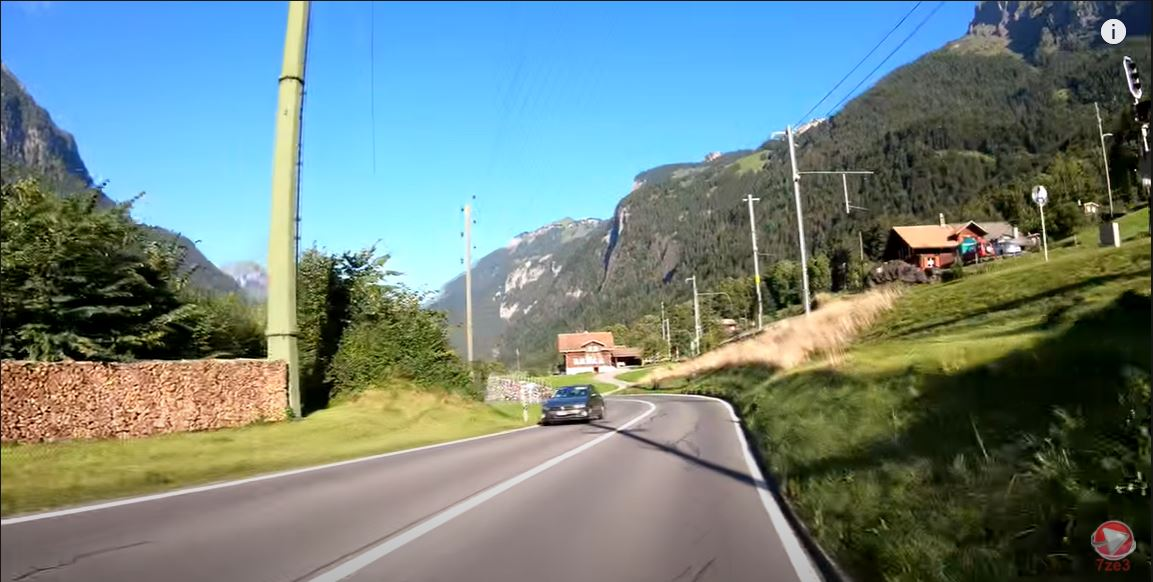
#> input picture Prueba2.JPG, 1153 x 582 px
$ python ProcesaFoto.py
#> lines starting #> are read from the running program, lines starting #| are printed output that depends on the picture; after the words box and inside, x2 and y2 are one past the last pixel; in counts of white or black regions, pixels touching at a corner belong together
import cv2
import numpy as np

def procesaFoto(foto):


#> called with foto = 'Prueba2.JPG'
    frame = cv2.imread(foto,0)
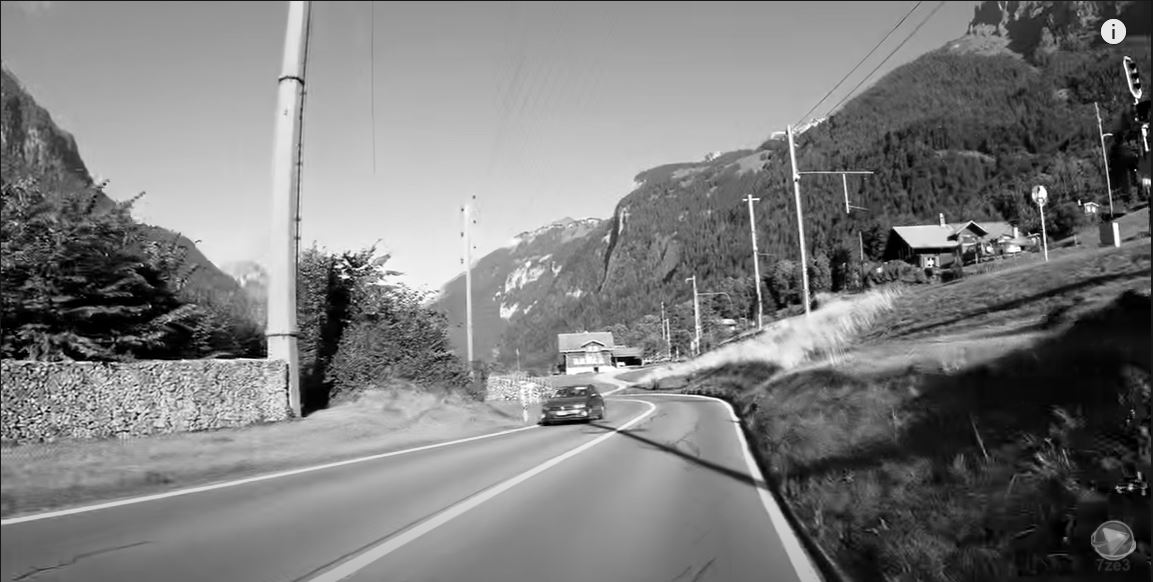
#> frame: shape (582, 1153); min 0, max 255, mean 124.7
    size = frame.shape
#> size = (582, 1153)
    print(size)
#| (582, 1153)

    pFrame = frame[340:582, ::]
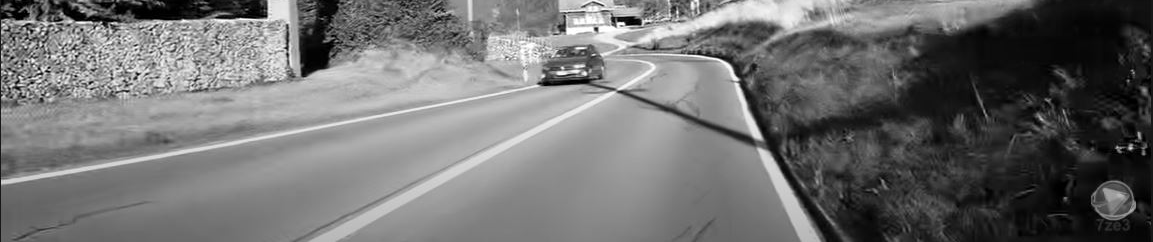
#> pFrame: shape (242, 1153); min 0, max 255, mean 112.5
    frame = frame[340:582, ::]


   #_, pFrame = cv2.threshold(pFrame, calculaLimite(), 255, cv2.THRESH_BINARY)
    pFrame = cv2.adaptiveThreshold(pFrame,255,cv2.ADAPTIVE_THRESH_GAUSSIAN_C, cv2.THRESH_BINARY_INV,5,6)
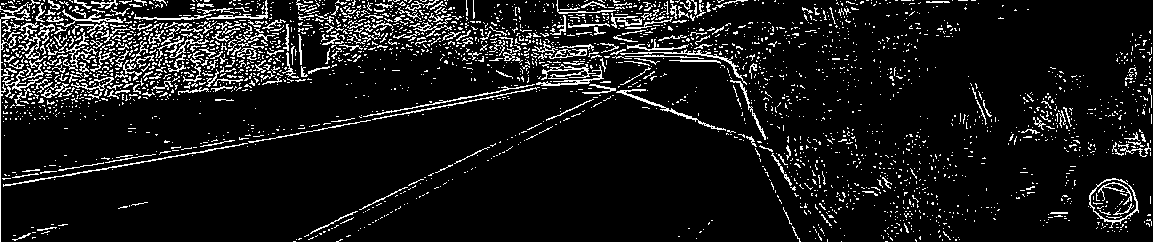
#> pFrame: shape (242, 1153); 9.6% white in thin lines or dots

    # Creating kernel
    kernel = cv2.getStructuringElement(cv2.MORPH_RECT, (4,4))
    kernelAlbertosubnormal = cv2.getStructuringElement(cv2.MORPH_RECT, (5,5))

    kernel2 = cv2.getStructuringElement(cv2.MORPH_ELLIPSE, (8,8))

    #Using cv2.erode() method
    pFrame = cv2.erode(pFrame, kernel)
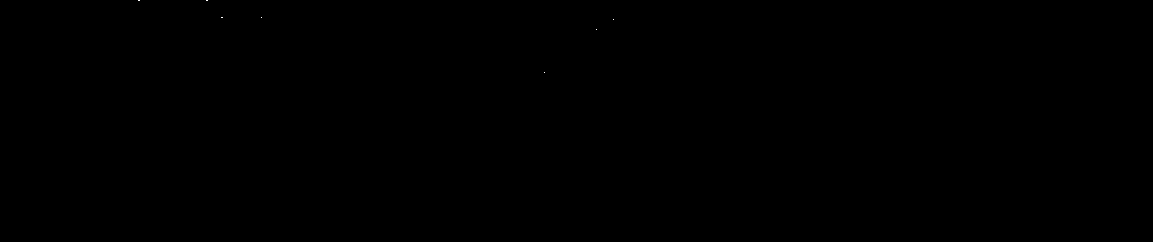
#> pFrame: shape (242, 1153); 0% white in thin lines or dots, all inside (x1, y1, x2, y2) = (138, 0, 614, 73)
    pFrame = cv2.dilate(pFrame, kernel2, iterations = 1)
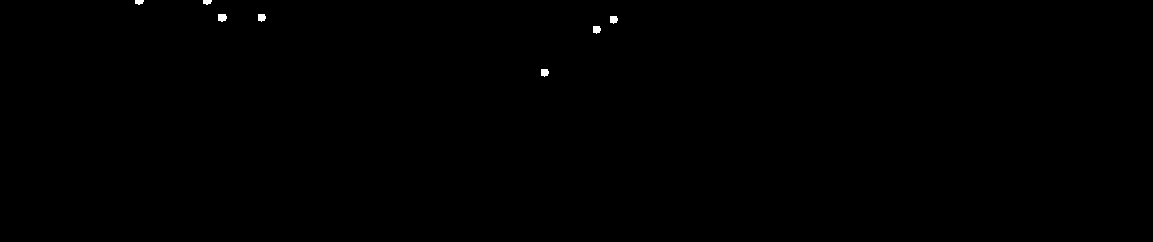
#> pFrame: shape (242, 1153); 0.12% white; 7 white regions, largest, box (x1, y1, x2, y2) and area: (218, 14, 227, 22) 61, (258, 14, 266, 22) 53, (610, 16, 618, 24) 53
    #pFrame = cv2.erode(pFrame, kernelAlbertosubnormal)


    cv2.imshow('frame',cv2.add(frame, pFrame))
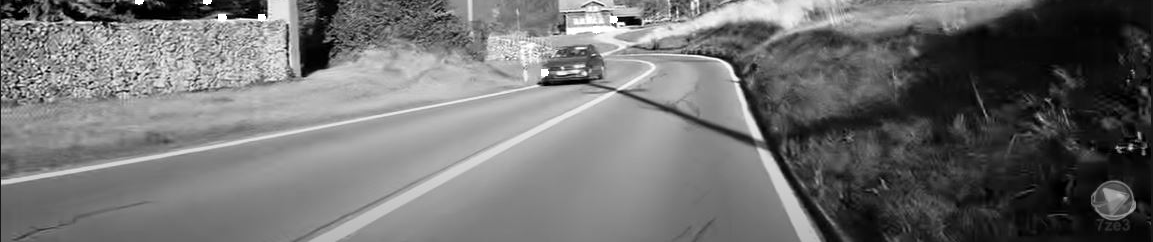
#> window 'frame': shape (242, 1153); min 0, max 255, mean 112.7
    cv2.waitKey(0)
    cv2.destroyAllWindows()


def calculaLimite():
    return 200


procesaFoto("Prueba2.JPG")

$ run again, with Prueba1.JPG copied over Prueba2.JPG
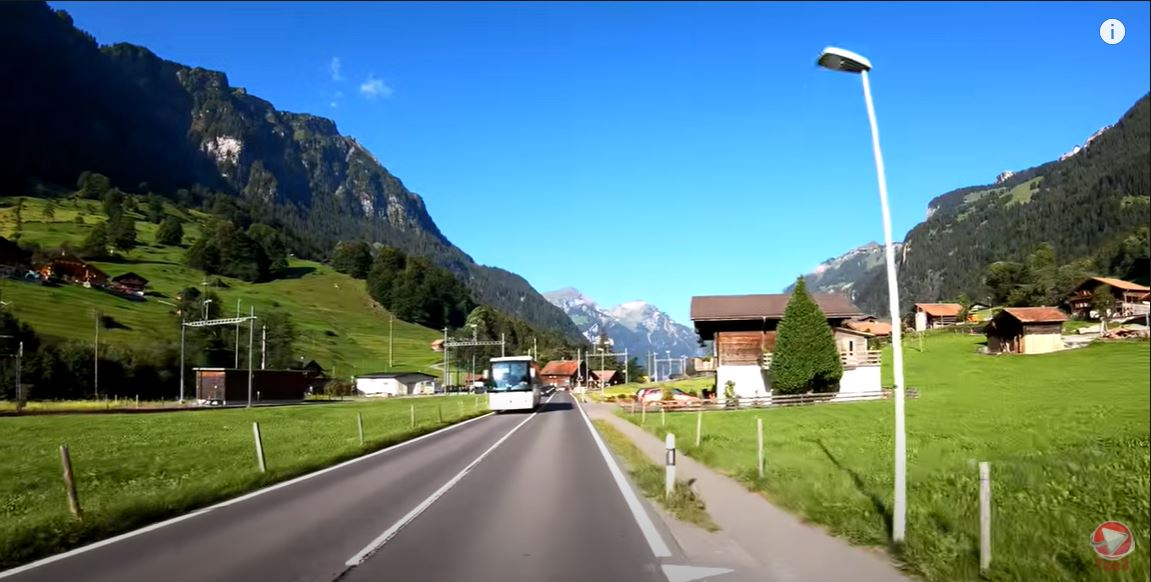
#> input picture Prueba1.JPG, 1151 x 582 px
#| (582, 1151)
#> in procesaFoto, `pFrame = cv2.adaptiveThreshold(pFrame,255,cv2.ADAPTIVE_THRESH_GAUSSIAN..`:
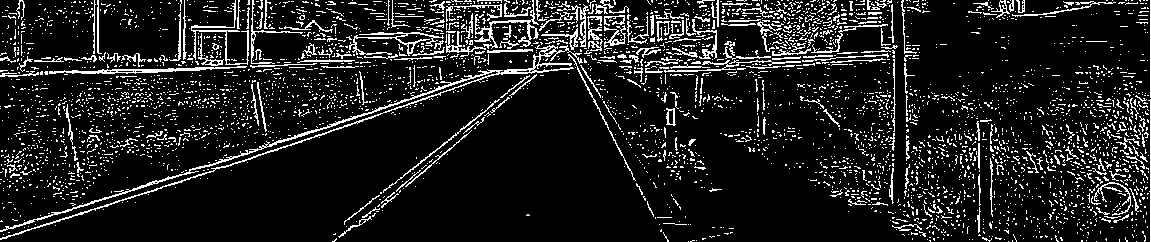
#> pFrame: shape (242, 1151); 11.8% white in thin lines or dots
#> in procesaFoto, `cv2.imshow('frame',cv2.add(frame, pFrame))`:
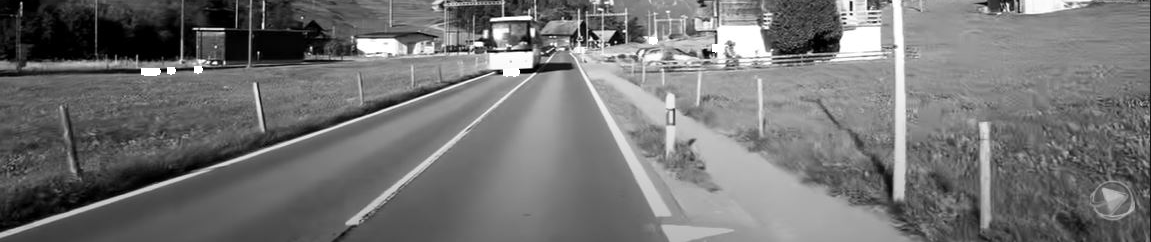
#> window 'frame': shape (242, 1151); min 0, max 255, mean 115.1
